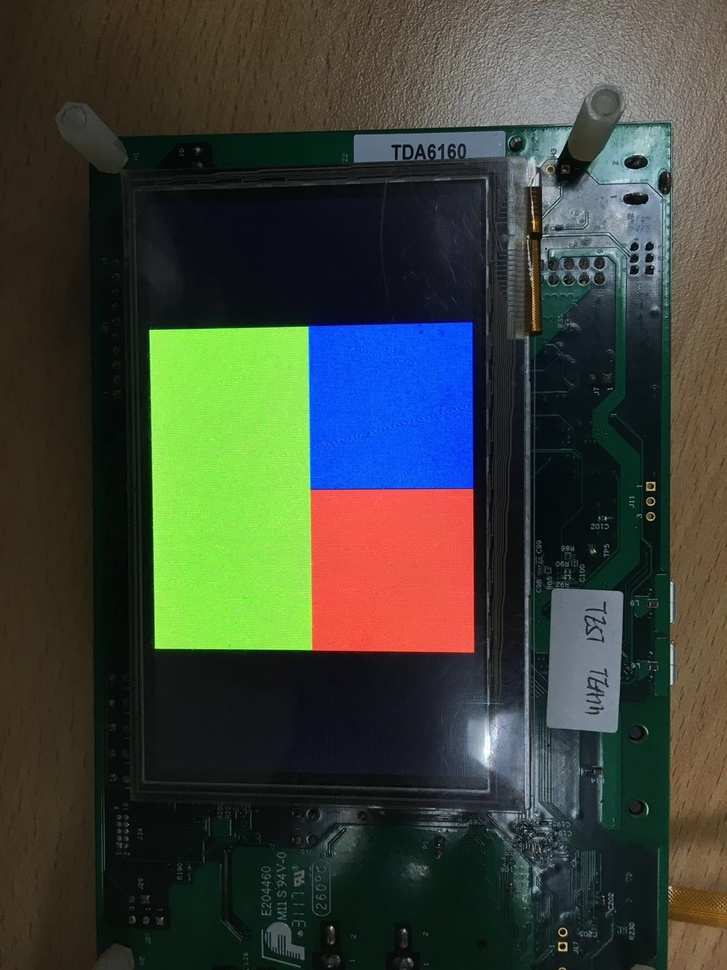
#> input picture pyopencv/pxp_rgb.jpg, 727 x 970 px, shrunk from 1080 x 1440 before the run, found by its file name
$ python cv_fft_hpf.py   (Python 2 division)   (older library calls are emulated)
#> lines starting #> are read from the running program, lines starting #| are printed output that depends on the picture; after the words box and inside, x2 and y2 are one past the last pixel; in counts of white or black regions, pixels touching at a corner belong together
#! usr/bin/python
#coding=utf-8

# import numpy as np
import cv2
import numpy as np
from matplotlib import pyplot as plt

colorImage = cv2.imread('c:/video/pxp_RGB.jpg')
#> colorImage is the input picture: shape (970, 727, 3); mean B, G, R 56.4, 66.5, 60.2
img = cv2.cvtColor(colorImage, cv2.COLOR_BGR2GRAY)#灰度图像
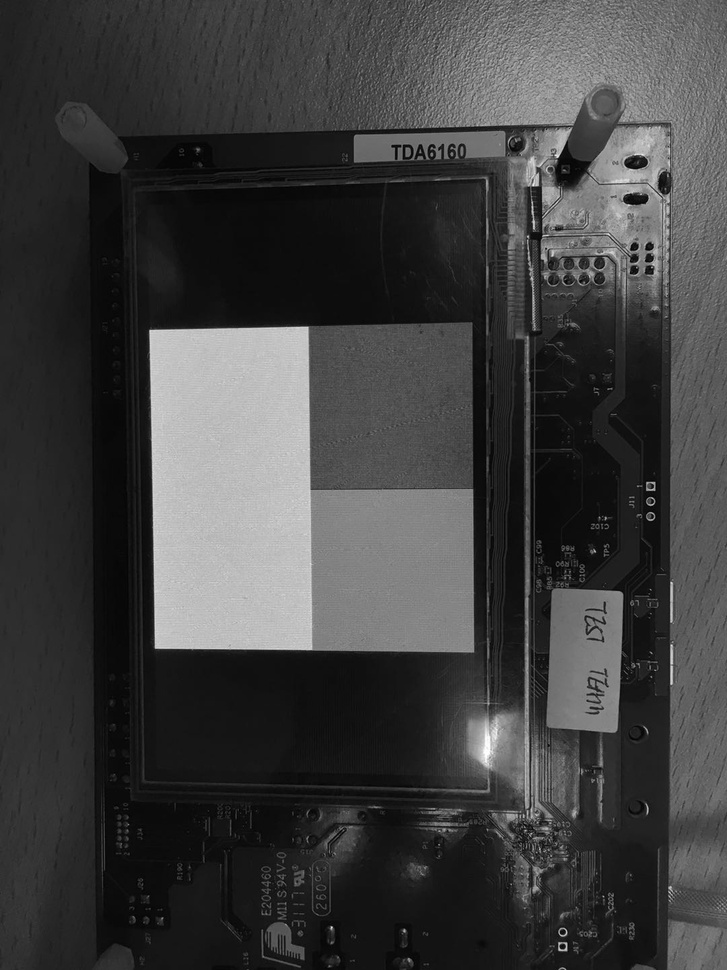
#> img: shape (970, 727); min 1, max 254, mean 63.5
colorImage = cv2.cvtColor(colorImage, cv2.COLOR_BGR2RGB)#灰度图像
img = cv2.blur(img,(3,5))#模板大小3*5
# img = cv2.GaussianBlur(img, (3,3), 0)

img=cv2.equalizeHist(img)
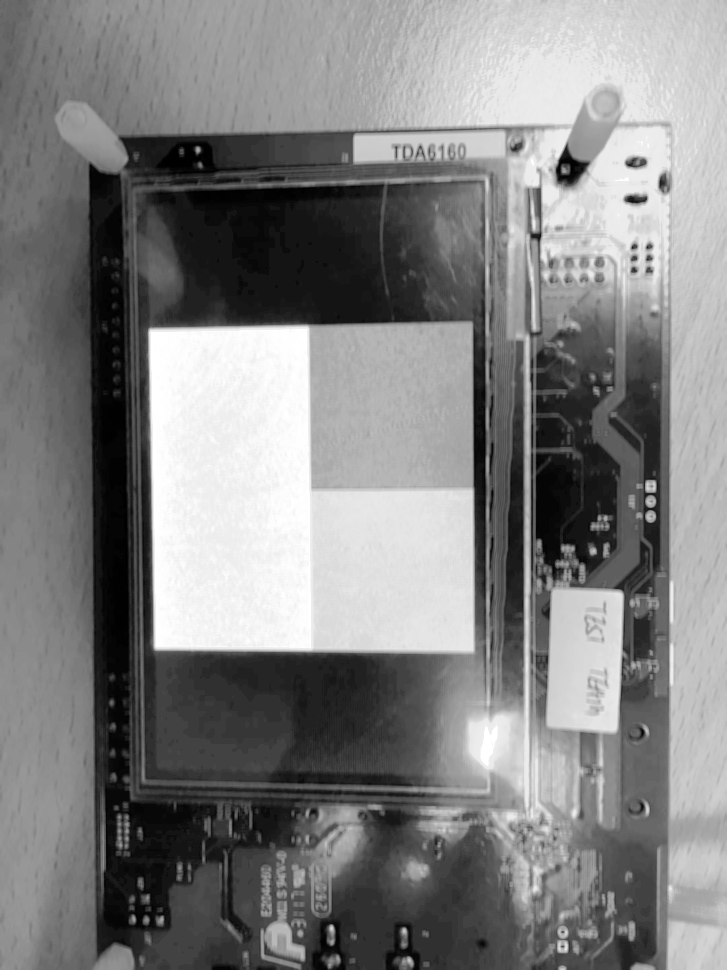
#> img: shape (970, 727); min 0, max 255, mean 128.9
img_float32 = np.float32(img)

dft = cv2.dft(img_float32, flags = cv2.DFT_COMPLEX_OUTPUT)
dft_shift = np.fft.fftshift(dft)

rows, cols = img.shape
#> rows = 970; cols = 727
crow, ccol = rows/2 , cols/2     # center
#> crow = 485; ccol = 363

# create a mask first, center square is 1, remaining all zeros
mask = np.ones((rows, cols, 2), np.uint8)
squareArea = 50
mask[crow-squareArea:crow+squareArea, ccol-squareArea:ccol+squareArea] = 0

# apply mask and inverse DFT
fshift = dft_shift*mask
f_ishift = np.fft.ifftshift(fshift)
img_back = cv2.idft(f_ishift)

img_back = cv2.magnitude(img_back[:,:,0],img_back[:,:,1])
# img_back = cv2.convertScaleAbs(img_back)   # 转回uint8
img_back = img_back / (img_back.max() - img_back.min()) * 255
# img_back.dtype = np.uint8
img_back = img_back.astype('uint8')

# img_back = cv2.blur(img_back,(3,5))#模板大小3*5
kernelSize = 3
kernel = np.ones((kernelSize,kernelSize),np.uint8)

# [20 lines of commented-out code are left out]
img_back = cv2.Canny(img_back,10,200)#其他的默认
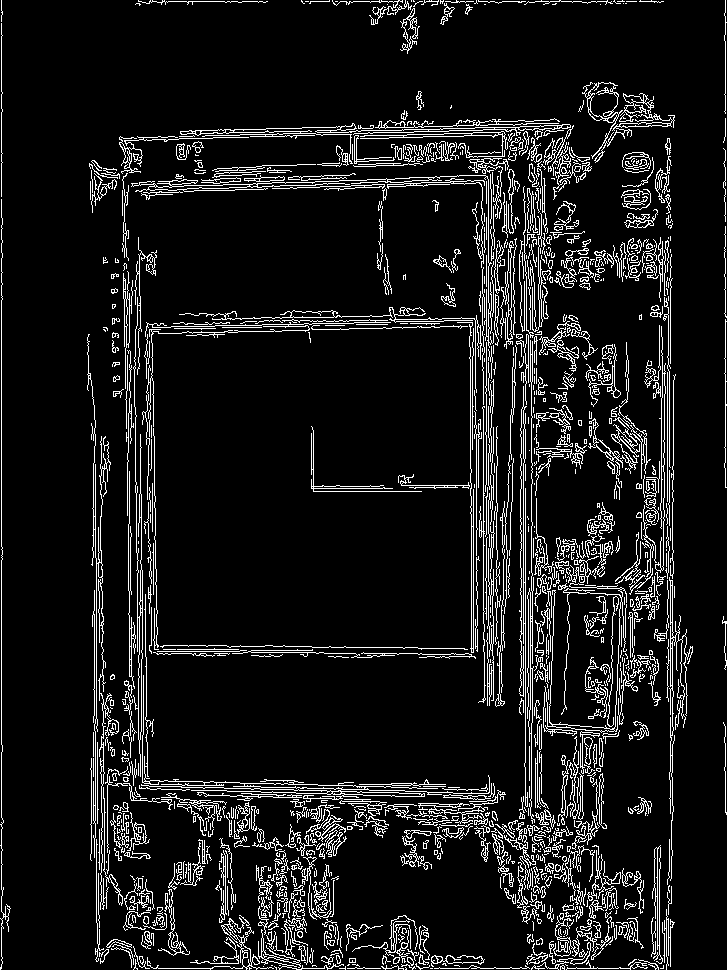
#> img_back: shape (970, 727); 9.4% white in thin lines or dots
img_back = cv2.morphologyEx(img_back,cv2.MORPH_CLOSE,kernel)
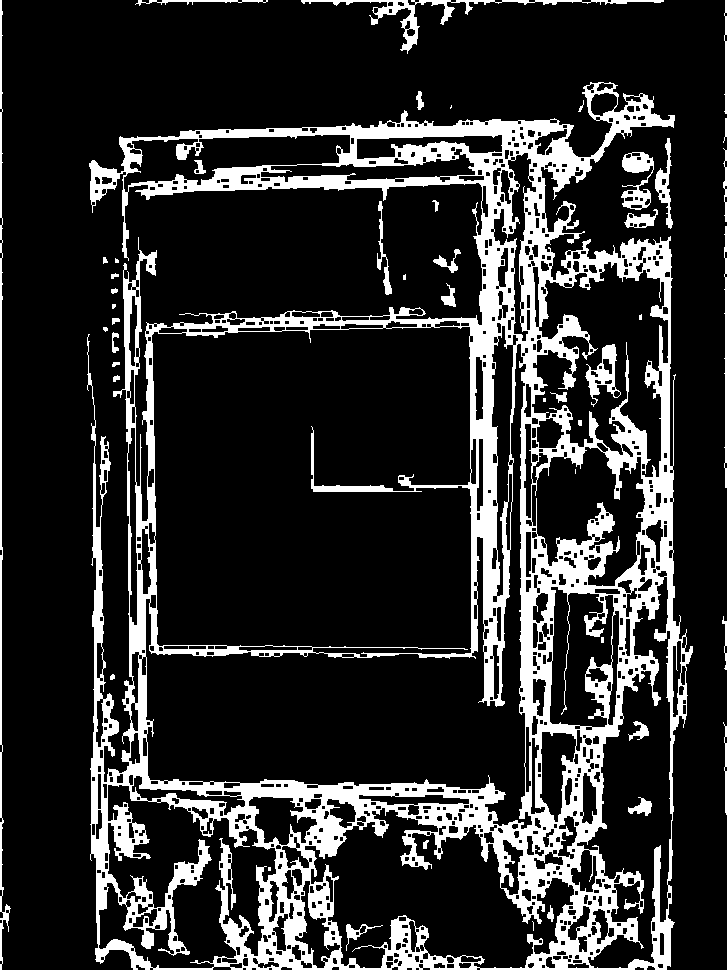
#> img_back: shape (970, 727); 18.1% white; 47 white regions (11 under 20 px), largest, box (x1, y1, x2, y2) and area: (87, 82, 693, 970) 117746, (0, 0, 11, 970) 2028, (301, 0, 664, 54) 1813
# [21 lines of commented-out code are left out]
kernelSize = 3
kernel = np.ones((kernelSize,kernelSize),np.float32)/25
img_back = cv2.filter2D(img_back,-1,kernel)
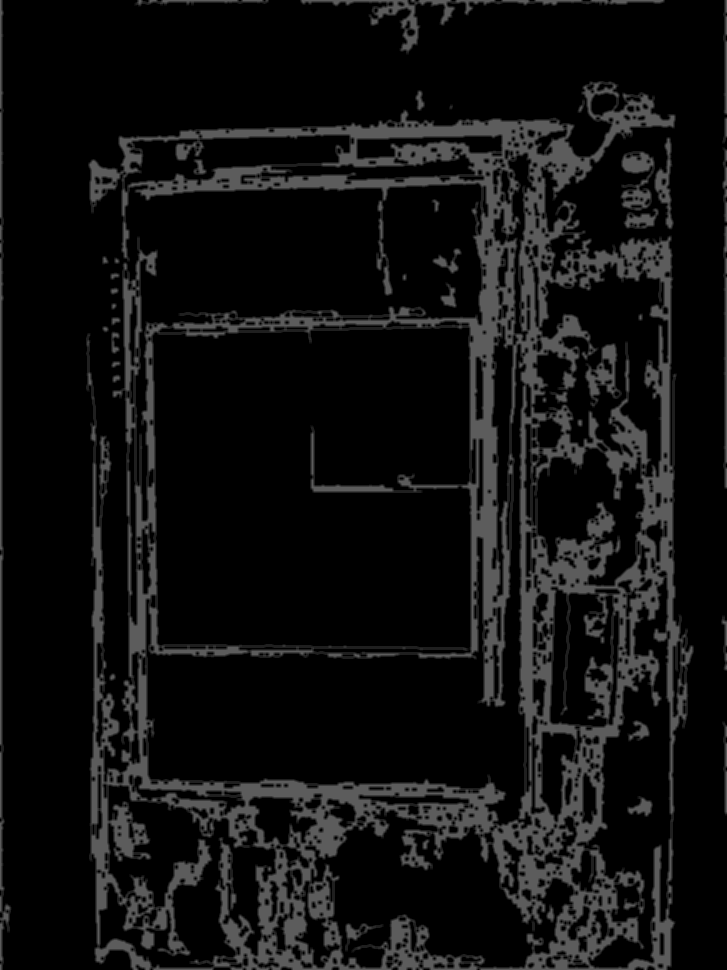
#> img_back: shape (970, 727); min 0, max 92, mean 16.7
img_back = cv2.medianBlur(img_back,5)
img_back = cv2.blur(img_back,(3,5))#模板大小3*5


# cv2.FindContours(image, storage, mode=CV_RETR_LIST, method=CV_CHAIN_APPROX_SIMPLE, offset=(0, 0)) → contours

lines = cv2.HoughLinesP(img_back,1,np.pi/180, 80, minLineLength=200,maxLineGap=15)
#> lines = 277 rows, first 6: [518, 434, 546, 969], [0, 969, 0, 0], [525, 184, 544, 736], [668, 815, 668, 112], [586, 778, 605, 503], [130, 969, 130, 256]
# lines = cv2.HoughLinesP(img_back, rho = 1,theta = 1*np.pi/180,threshold = 100,minLineLength = 100,maxLineGap = 50)

lines1 = lines[0]#提取为二维
#> lines1 = [[518, 434, 546, 969]]
print lines1
#| [[518 434 546 969]]
for x1,y1,x2,y2 in lines1[:]:
    cv2.line(colorImage, (x1,y1),(x2,y2), (255,0,125), 1)
#> this loop made 1 pass
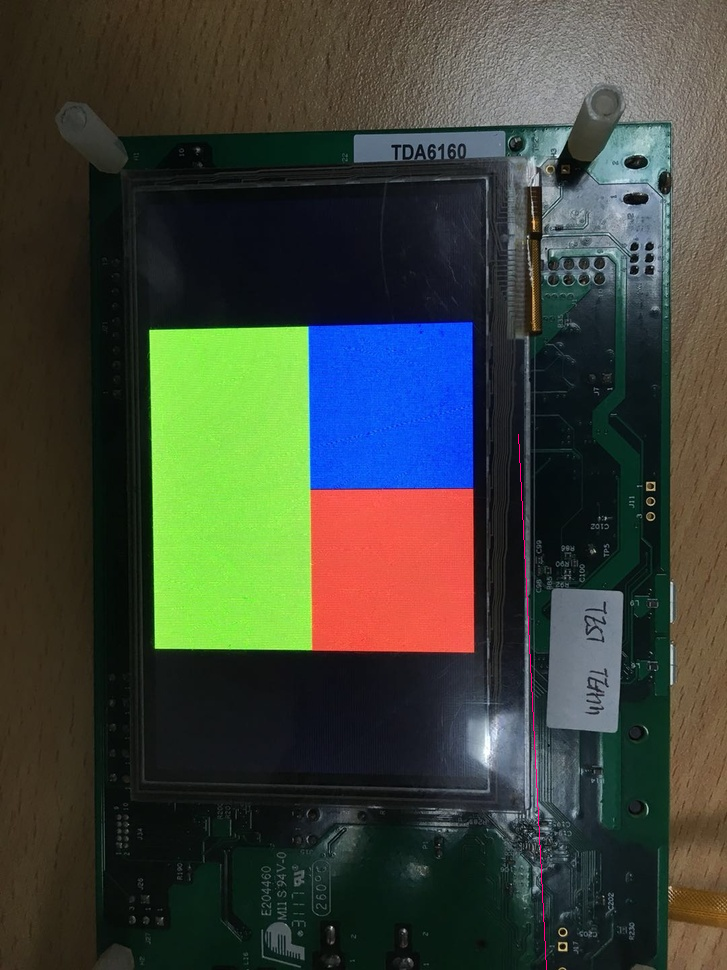
#> colorImage: shape (970, 727, 3); mean R, G, B 60.4, 66.5, 56.4

plt.subplot(121),plt.imshow(colorImage, cmap = 'gray')
plt.title('Input Image'), plt.xticks([]), plt.yticks([])
plt.subplot(122),plt.imshow(img_back, cmap = 'gray')
plt.title('Magnitude Spectrum'), plt.xticks([]), plt.yticks([])
wm = plt.get_current_fig_manager()
wm.window.state('zoomed')
plt.show()

$ run again, with pyopencv/lcd.jpg copied over pyopencv/pxp_rgb.jpg
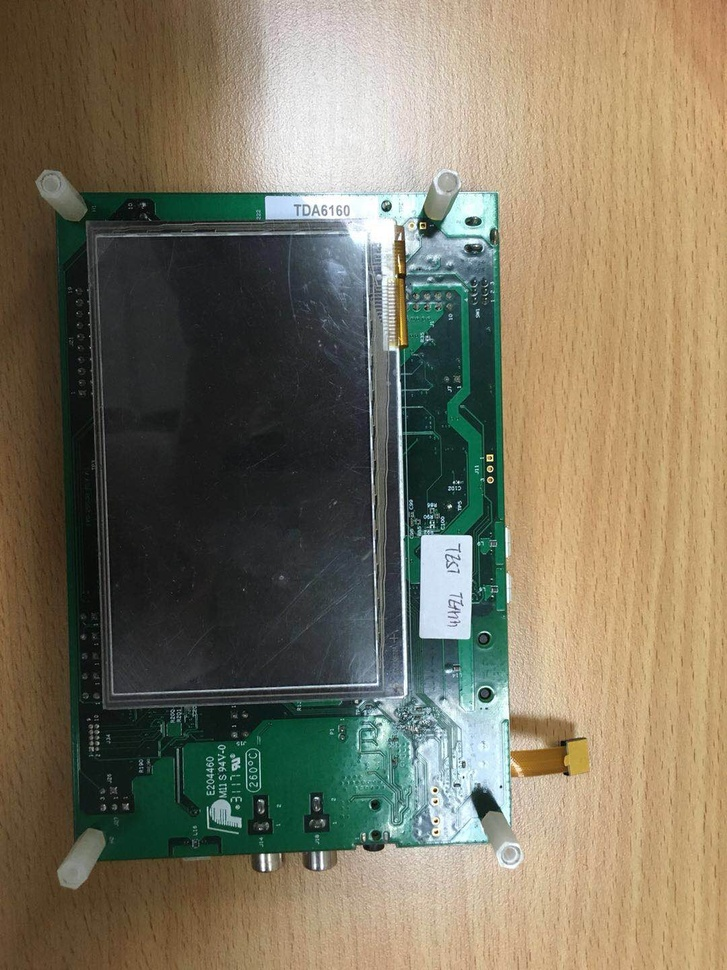
#> input picture pyopencv/lcd.jpg, 727 x 970 px, shrunk from 1080 x 1440 before the run, found by its file name
#> colorImage is the input picture: shape (970, 727, 3); mean B, G, R 95.7, 116.2, 123.6
#> `img_back = cv2.filter2D(img_back,-1,kernel)`:
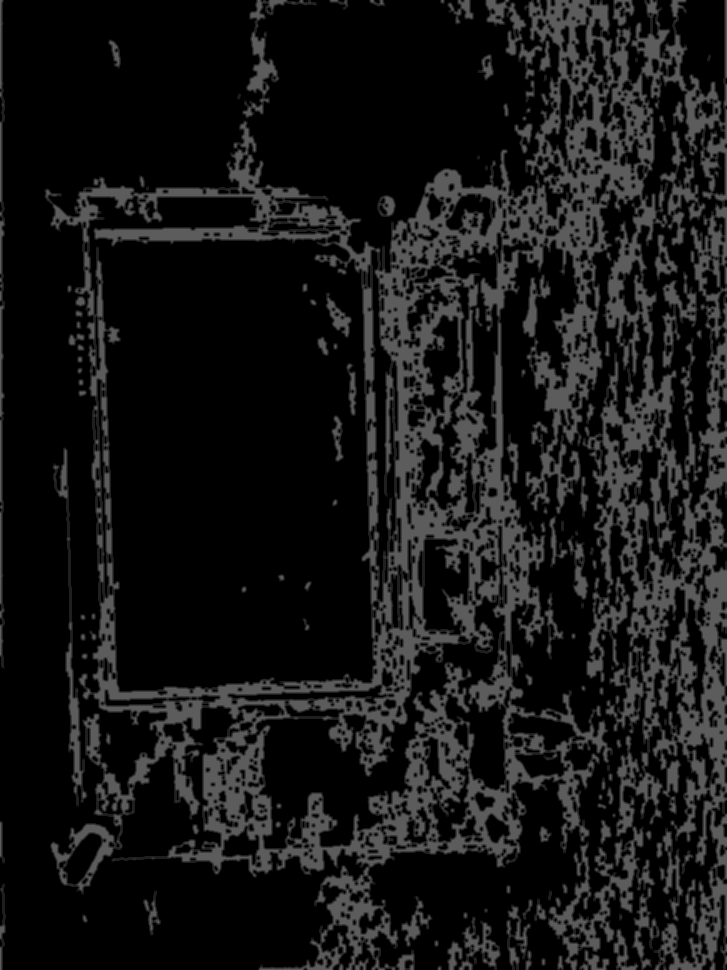
#> img_back: shape (970, 727); min 0, max 92, mean 22.1
#> lines = 379 rows, first 6: [648, 483, 725, 969], [554, 477, 635, 14], [590, 969, 658, 0], [602, 568, 625, 300], [699, 798, 720, 190], [629, 276, 654, 0]
#> lines1 = [[648, 483, 725, 969]]
#| [[648 483 725 969]]
#> the loop `for x1,y1,x2,y2 in lines1[:]:` made 1 pass
#> after the loop `for x1,y1,x2,y2 in lines1[:]:`:
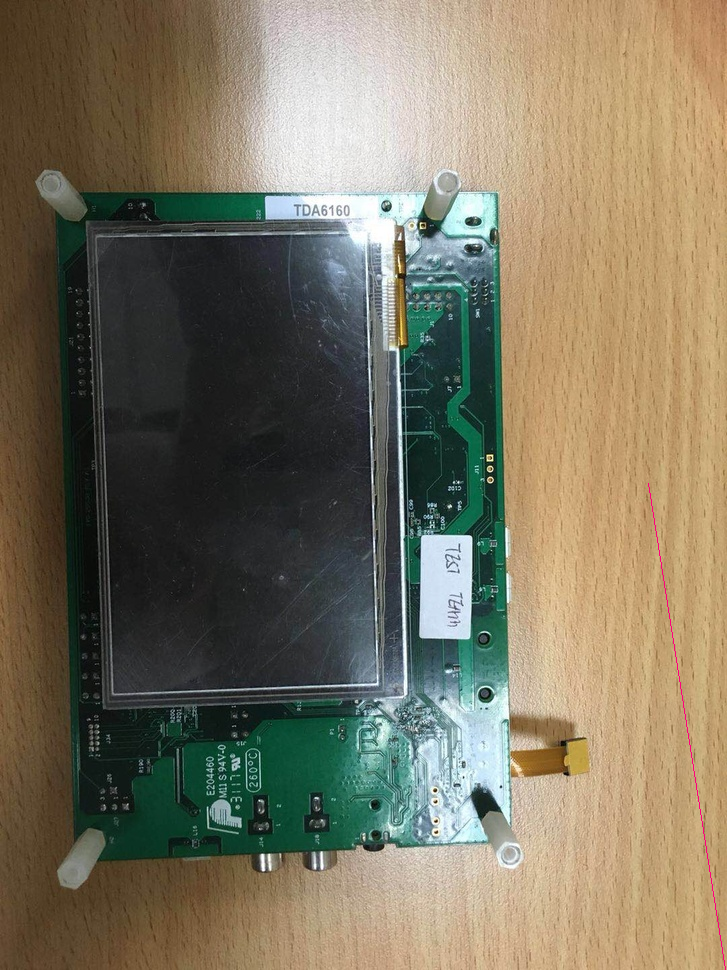
#> colorImage: shape (970, 727, 3); mean R, G, B 123.7, 116.1, 95.7
